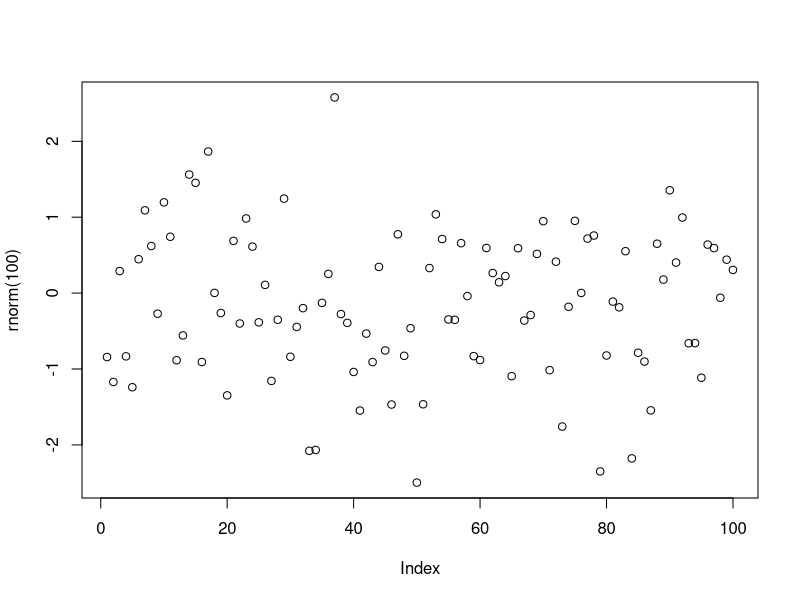

Source code (R):
## ---- chunk 1
knitr::opts_chunk$set(echo = TRUE)
## ---- chunk 2
plot(rnorm(100))
